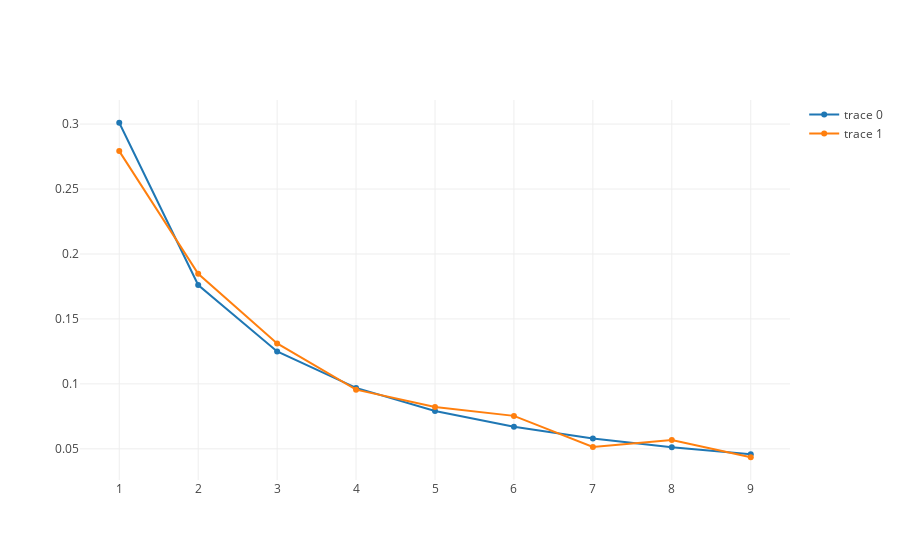

Notebook code for this chart:
### Code cell
import plotly

plotly.offline.init_notebook_mode(connected=True)
Benfords_Law = {'type': 'scatter', 'x': list(range(1, 10)), 'y': benfords_law}
Valeant = {'type': 'scatter', 'x': list(range(1, 10)), 'y': frequencies(benford_valeant)}


plotly.offline.iplot([Benfords_Law, Valeant])

### Figure 1 — Plotly figure (JSON) as saved in the notebook; plotly's stock layout.template omitted (floating-point values rounded to 4 significant figures)
{"data": [{"type": "scatter", "uid": "9bd3b097-a66f-45ca-b054-e24d17be1a38", "x": [1, 2, 3, 4, 5, 6, 7, 8, 9], "y": [0.301, 0.1761, 0.1249, 0.09691, 0.07918, 0.06695, 0.05799, 0.05115, 0.04576]}, {"type": "scatter", "uid": "2e4f91fb-e942-4a45-ab14-47d08ee4847e", "x": [1, 2, 3, 4, 5, 6, 7, 8, 9], "y": [0.2792, 0.1847, 0.1311, 0.09554, 0.08227, 0.07537, 0.05149, 0.05679, 0.04352]}], "layout": {}}
